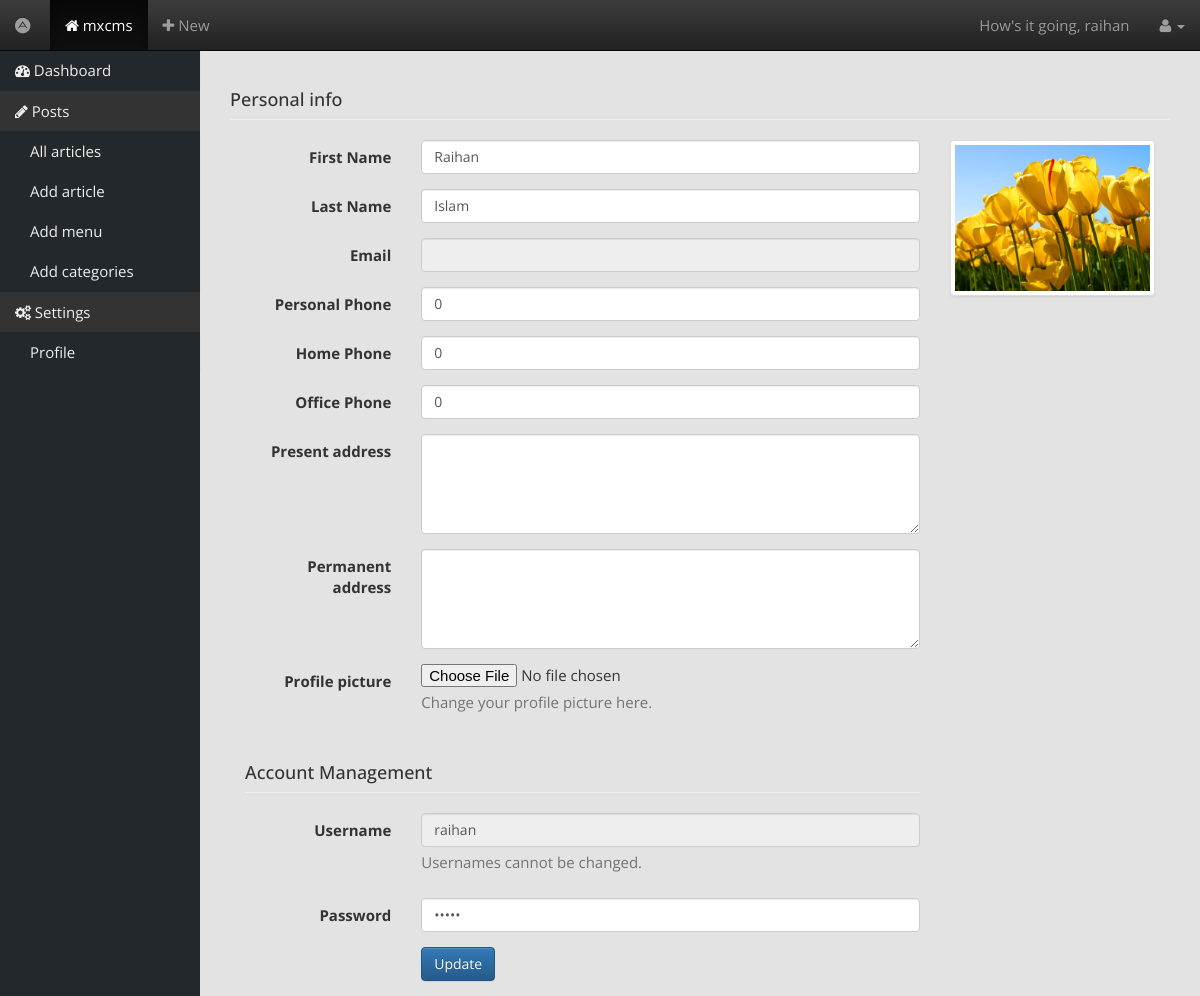
The page /setting_profile.php (signed in) on the database its author committed.
### tables this page shows
CREATE TABLE IF NOT EXISTS `profiles` (
  `id` int(11) NOT NULL AUTO_INCREMENT,
  `user_id` int(11) NOT NULL,
  `first_name` varchar(255) DEFAULT NULL,
  `last_name` varchar(255) DEFAULT NULL,
  `personal_phone` int(11) DEFAULT NULL,
  `home_phone` int(11) DEFAULT NULL,
  `office_phone` int(11) DEFAULT NULL,
  `current_address` varchar(255) DEFAULT NULL,
  `permanent_address` varchar(255) DEFAULT NULL,
  `profile_pic` varchar(255) NOT NULL,
  `created_at` datetime DEFAULT NULL,
  `modified_at` datetime DEFAULT NULL,
  `deleted_at` datetime DEFAULT NULL,
  `modified_by` int(11) DEFAULT NULL,
  PRIMARY KEY (`id`),
  KEY `user_id` (`user_id`)
);

CREATE TABLE IF NOT EXISTS `users` (
  `id` int(11) NOT NULL AUTO_INCREMENT,
  `user_group_id` int(11) NOT NULL,
  `unique_id` varchar(255) NOT NULL,
  `username` varchar(255) NOT NULL,
  `password` varchar(255) NOT NULL,
  `email` varchar(255) NOT NULL,
  `is_admin` tinyint(4) NOT NULL,
  `modified_at` datetime NOT NULL,
  `created_at` datetime NOT NULL,
  `deleted_at` datetime DEFAULT NULL,
  `is_active` int(11) DEFAULT NULL,
  PRIMARY KEY (`id`),
  UNIQUE KEY `username` (`username`),
  UNIQUE KEY `password` (`password`),
  UNIQUE KEY `email` (`email`)
);

### src/owncms.php (called while the page is built, shortened)
<?php
class owncms{
	public $uniqid = '';
	public $conn = '';
	public function __construct(){
		$this->conn = mysqli_connect("localhost","root","","owncms");
		if(isset($_SERVER['HTTPS']) && $_SERVER['HTTPS'] != 'off'){
	        $dir = 'https://'.$_SERVER['SERVER_NAME'].$_SERVER["REQUEST_URI"];
	        $array = explode('/', $dir);
	        $pop = array_pop($array);
	        $this->basepath = implode('/', $array);
	    }else{
	        $dir = 'http://'.$_SERVER['SERVER_NAME'].$_SERVER["REQUEST_URI"];
	        $array = explode('/', $dir);
	    }
		return $this;
	}
	public function prepare($data){
		if (!empty($data['uniqid'])) {
			$this->uniqid = $data['uniqid'];
		}
		return $this;
	}
	public function profile(){
		if(!empty($this->uniqid)){
			$query = "SELECT * FROM users RIGHT JOIN profiles ON profiles.user_id = users.id WHERE unique_id = '".$this->uniqid."'";
			$result = mysqli_query($this->conn,$query);
			$row = mysqli_fetch_assoc($result);
			return $array = $row;
		}
	}
}
?>

### setting_profile.php (the view, shortened to what this page needs)
<?php
include_once('header_dashboard.php');
$obj->prepare($_SESSION);
$value = $obj->profile();
?>
<div class="container-fluid">
    <div class="row">
        <?php include_once('sidebar.php'); ?>
        <div class="col-sm-10">
            <div class="container-fluid">
                <div class="setting">
                    <form action="control/setting_profile.php" method="POST" class="form-horizontal clearfix" enctype="multipart/form-data">
                        <div class="page-header"><h4>Personal info</h4></div>
                        <div class="col-sm-9">
                            <div class="form-group">
                                <label class="col-sm-3 control-label">First Name</label>
                                <div class="col-sm-9">
                                <input type="text" class="form-control" name="firstname" value="<?php echo $value['first_name']; ?>">
                                </div>
                            </div>
                            <div class="form-group">
                                <label class="col-sm-3 control-label">Last Name</label>
                                <div class="col-sm-9">
                                <input type="text" class="form-control" name="lastname" value="<?php echo $value['last_name']; ?>">
                                </div>
                            </div>
                            <div class="form-group">
                                <label class="col-sm-3 control-label">Email</label>
                                <div class="col-sm-9">
                                <input type="text" class="form-control" name="email" value="<?php echo $value['email']; ?>" disabled>
                                </div>
                            </div>
                            <div class="form-group">
                                <label class="col-sm-3 control-label">Personal Phone</label>
                                <div class="col-sm-9">
                                <input type="text" class="form-control" name="personalphone" value="<?php echo $value['personal_phone']; ?>">
                                </div>
                            </div>
                            <div class="form-group">
                                <label class="col-sm-3 control-label">Home Phone</label>
                                <div class="col-sm-9">
                                <input type="text" class="form-control" name="homephone" value="<?php echo $value['home_phone']; ?>">
                                </div>
                            </div>
                            <div class="form-group">
                                <label class="col-sm-3 control-label">Office Phone</label>
                                <div class="col-sm-9">
                                <input type="text" class="form-control" name="officephone" value="<?php echo $value['office_phone']; ?>">
                                </div>
                            </div>
                            <div class="form-group">
                                <label class="col-sm-3 control-label">Present address</label>
                                <div class="col-sm-9">
                                <textarea class="form-control" name="currentaddress"><?php echo $value['current_address']; ?></textarea>
                                </div>
                            </div>
                            <div class="form-group">
                                <label class="col-sm-3 control-label">Permanent address</label>
                                <div class="col-sm-9">
                                <textarea class="form-control" name="permanentaddress"><?php echo $value['permanent_address']; ?></textarea>
                                </div>
                            </div>
                            <div class="form-group">
                                <label class="col-sm-3 control-label">Profile picture</label>
                                <div class="col-sm-9">
                                <input type="file" name="image">
                                <p class="help-block">Change your profile picture here.</p>
                                </div>
                            </div>
                            <div class="page-header"><h4>Account Management</h4></div>
                            <div class="form-group">
                                <label class="col-sm-3 control-label">Username</label>
                                <div class="col-sm-9">
                                <input type="text" class="form-control" value="<?php echo $value['username']; ?>" disabled>
                                <p class="help-block">Usernames cannot be changed.</p>
                                </div>
                            </div>
                            <div class="form-group">
                                <label class="col-sm-3 control-label">Password</label>
                                <div class="col-sm-9">
                                <input type="password" class="form-control" name="password" value="<?php echo $value['password']; ?>">
                                </div>
                            </div>
                            <div class="form-group">
                                <div class="col-sm-offset-3 col-sm-9">
                                <button type="submit" class="btn btn-primary">Update</button>
                                </div>
                            </div>
                        </div>
                        <div class="col-sm-3">
                            <?php if(!empty($value['profile_pic'])){ ?>
                            <img src="images/<?php echo $value['profile_pic']; ?>" alt="" class="img-responsive img-thumbnail">
                            <?php }else{ ?>
                            <p>No profile photo</p>
                            <?php } ?>
                        </div>
                    </form>
                </div>
            </div>
        </div>
    </div>
</div>
<?php include_once('footer_dashboard.php') ?>

### style.css (style rules this page uses)
body { padding-top:50px; margin:0; color:#333; font-size:15px; line-height:1.4em; text-align:left; background-color:#e3e3e3; font-family: 'Open Sans', sans-serif; font-weight: 400; }
* { outline:none }
img,button,input,textarea,a { margin:0; outline:none; border:none; background:none }
img { max-width: 100%; vertical-align: top; }
h1,h2,h3,h4,h5,h6 { font-family: 'Open Sans', sans-serif; margin: 0 }
textarea { min-height: 100px; resize:vertical; }
html,body.login { padding: 0 }

### rows shown on the page
profiles: firstname "Raihan", lastname "Islam", personalphone "0", homephone "0", officephone "0", user.username "raihan", profile_pic (picture)

### other values the page prints
$_SESSION['username'] "raihan"
